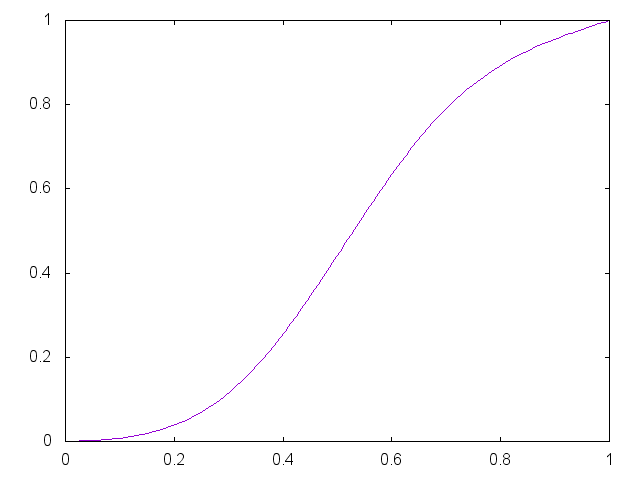

Here is the gnuplot script that generated this plot:
set term png

set output "generate/static/generate/csplines-0.15-0.75.png"
plot '-' smooth csplines notitle
0 0
0.33 0.15
0.67 0.75 
1 1
e

reset;
